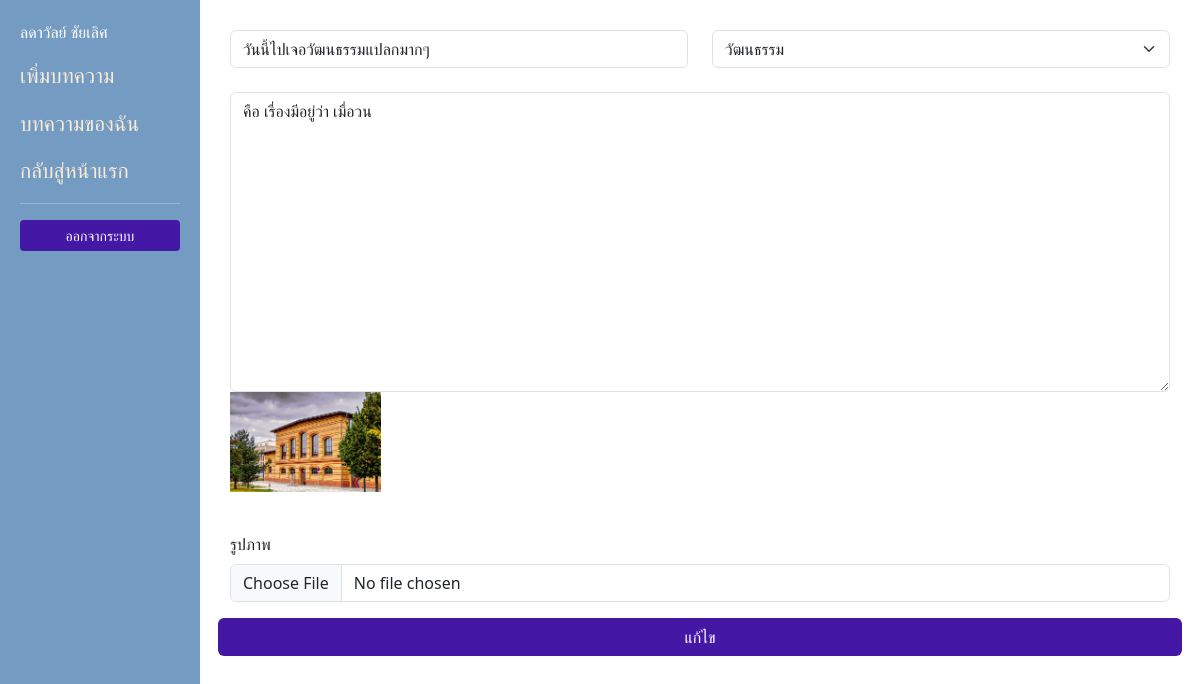
The app's page /Home-Conten/My-contents/7 (signed in) with its own data.
### blog/models.py (models this page shows, shortened)
class Blog(models.Model):
    name = models.CharField(max_length=200)
    discrp = models.CharField(max_length=300, blank=True)
    content = models.TextField()  # เนื้อหาเต็ม
    views = models.IntegerField(default=0)  # ยอดวิว
    image = models.ImageField(upload_to='blog_images/', blank=True, null=True)  # รูป
    category = models.ForeignKey(Category, on_delete=models.SET_NULL, null=True)  # หมวดหมู่
    customer = models.ForeignKey(User, on_delete=models.SET_NULL, null=True)
    date = models.DateField(auto_now_add=True)

### category/models.py (models this page shows, shortened)
class Category(models.Model):
    name = models.CharField(max_length=100, unique=True)

### blog/views.py (the view, shortened to what this page needs)
# urls.py: path('Home-Conten/My-contents/<int:id>',views.contentmedetail ,name='contentmedetail' ) ,
def contentmedetail(request, id):
    blog = get_object_or_404(Blog, id=id, customer=request.user)  # ปลอดภัยกว่าใช้ .filter().first()
    category = Category.objects.all()
    return render(request, 'contentdetail.html', {
        'data': blog,
        'category': category
    })

### blog/templates/contentdetail.html (shortened to what this page needs)
{% extends "baseuser.html" %}  {% block content %}
<form method="post" enctype="multipart/form-data">
  <div class="row">
    <div class="col-6">
      <input
        type="text"
        class="form-control"
        placeholder="ชื่อบทความ"
        required
        name="name"
        value="{{data.name}}"
      />
    </div>
    <div class="col-6">
      <select name="type" class="form-select" required>
  {% for i in category %}
    <option value="{{i.id}}" {% if i.id == data.category.id %}selected{% endif %}>{{i.name}}</option>
  {% endfor %}
</select>
    </div>
  </div>
  <div class="row mt-4">
    <div class="col-12">
      <textarea
        name="content"
        class="form-control"
        id="exampleFormControlTextarea1"
        rows="3"
        placeholder="รายละเอียดบทความ"
        style="height: 300px"
      >{{data.content}}</textarea>
    </div>
  </div>
  {% if data.image %}
  <img src="{{ data.image.url }}" alt="{{ data.name }}" style="height: 100px;" class="mb-3">
{% endif %}
  <div class="row mt-4">
    <div class="col-12">
      <div class="mb-3">
        <label for="formFileMultiple" class="form-label"
          >รูปภาพ</label
        >
        <input
          class="form-control"
          type="file"
          name="image"
          id="formFileMultiple"
          accept="image/*"
        />
      </div>
    </div>
  </div>
  <div class="row">
    <button type="submit" class="btn btn">แก้ไข</button>
  </div>
</form>
{% endblock %}

### blog/templates/baseuser.html (shortened to what this page needs)
{% load static %}
<!DOCTYPE html>
<html lang="en">
  <head>
    <link href="https://cdn.jsdelivr.net/npm/bootstrap@5.3.7/dist/css/bootstrap.min.css" rel="stylesheet" />
  </head>
  <body>
    <div class="sidebar-fixed">
        <p>{{ request.user.first_name }} {{ request.user.last_name }}</p>
      <p><a href="{% url 'homecontent' %}" id="nav-link">เพิ่มบทความ</a></p>
      <p><a href="{% url 'contentme' %}" id="nav-link">บทความของฉัน</a></p>
      <p><a href="{% url 'index' %}" id="nav-link">กลับสู่หน้าแรก</a></p>
      <hr />
      <p><a href="{% url 'logout' %}" class="btn btn-sm w-100">ออกจากระบบ</a></p>
    </div>
    <div class="content-area">
      {% block content %}
      {% endblock %}
    </div>
  </body>
</html>

### blog/templates/baseuser.html (style rules this page uses)
body { margin: 0; padding: 0; overflow-x: hidden; }
.sidebar-fixed { position: fixed; top: 0; left: 0; height: 100vh; width: 16.666%; background-color: #749bc2; padding: 20px; color: white; }
.content-area { margin-left: 16.666%; padding: 30px; }
#nav-link { text-decoration: none; color: antiquewhite; font-size: 21px; display: block; margin-bottom: 15px; }
.btn { background-color: rgb(68, 23, 165); color: white; }

### records on screen
Blog: name "วันนี้ไปเจอวัฒนธรรมแปลกมากๆ", type "วัฒนธรรม", content "คือ เรื่องมีอยู่ว่า เมื่อวน", image (picture)

### other values on screen
{{ request.user.first_name }} "ลดาวัลย์"
{{ request.user.last_name }} "ชัยเลิศ"
